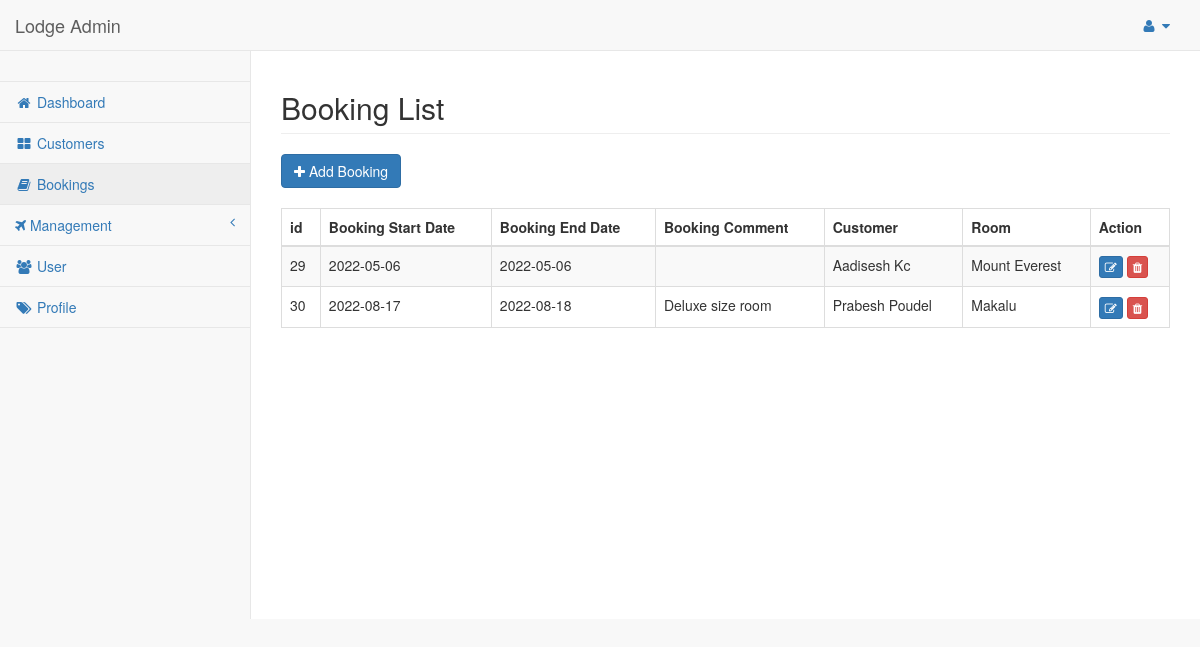
Screenshot of /admin/list-booking.php (signed in) with the database file from the repository.
### tables this page shows
CREATE TABLE `booking` (
  `bid` int(100) NOT NULL,
  `custId` int(11) NOT NULL,
  `roomId` int(11) NOT NULL,
  `bookStartDate` date NOT NULL,
  `bookEndDate` date NOT NULL,
  `bookingComments` text NOT NULL
);

CREATE TABLE `ldg_customer` (
  `id` int(100) NOT NULL,
  `name` varchar(100) NOT NULL,
  `address` varchar(100) NOT NULL,
  `email` varchar(100) NOT NULL
);

CREATE TABLE `rooms` (
  `roomId` int(100) NOT NULL,
  `roomName` varchar(20) NOT NULL,
  `roomNumber` int(100) NOT NULL,
  `totalCapacity` varchar(20) NOT NULL
);

### admin/list-booking.php (the view, shortened to what this page needs)
<?php
include 'include/head.php';
$sql = "SELECT * FROM booking JOIN ldg_customer ON booking.custId = ldg_customer.id JOIN rooms ON booking.roomId = rooms.roomId";
$results = mysqli_query($conn, $sql);
?>
<body>
    <div id="wrapper">
        <nav class="navbar navbar-default navbar-static-top" role="navigation" style="margin-bottom: 0">
        <?php include 'include/navbar.php';?>
            <?php include 'include/sidebar.php';?>
        </nav>
        <div id="page-wrapper">
            <div class="row">
                <div class="col-lg-12">
                    <h2 class="page-header">Booking List</h2>
                    <a href="add-booking.php" class="btn btn-primary"><i class="fa fa-plus"></i> Add Booking</a>
                </div>
            </div>
            <div class="row" style="margin-top:20px;">
                <div class="col-sm-12">
                    <table class="table table-striped table-bordered table-hover">
                        <thead>
                            <tr>
                                <td><b>id</b></td>
                                <td><b>Booking Start Date</b></td>
                                <td><b>Booking End Date</b></td>
                                <td><b>Booking Comment</b></td>
                                <td><b>Customer</b></td>
                                <td><b>Room</b></td>
                                <td><b>Action</b></td>
                            </tr>
                        </thead>
                        <tbody>
                        <?php
                        if (mysqli_num_rows($results) > 0) {
                        while($row = mysqli_fetch_array($results)){
                        ?>
                        <tr>
                            <td>
                                <?php echo $row['bid']; ?>
                            </td>
                            <td>
                                <?php echo $row['bookStartDate']; ?>
                            </td>
                            <td>
                                <?php echo $row['bookEndDate']; ?>
                            </td>
                            <td>
                                <?php echo $row['bookingComments']; ?>
                            </td>
                            <td><?php echo $row['name']; ?></td>
                            <td><?php echo $row['roomName']; ?></td>
                            <td>
                            <a href="edit-booking.php?id=<?php echo $row['id']; ?>" class="btn btn-xs btn-primary "><i class="fa fa-edit"></i></a>
                            <a href="delete-booking.php?id=<?php echo $row['bid']; ?>" class="btn btn-xs btn-danger "><i class="fa fa-trash"></i></a>
                            </td>
                        </tr>
                    <?php
                        }
                    }else{
                        echo "<tr><td>No Records found.</td></tr>";
                    }
                    ?>
                    </tbody>
                    </table>
                </div>
            </div>
        </div>
    </div>
</body>
</html>

### rows the page displays
booking: bid "29", bookStartDate "2022-05-06", bookEndDate "2022-05-06", custId.name "Aadisesh Kc", roomId.roomName "Mount Everest"
booking: bid "30", bookStartDate "2022-08-17", bookEndDate "2022-08-18", bookingComments "Deluxe size room", custId.name "Prabesh Poudel", roomId.roomName "Makalu"
